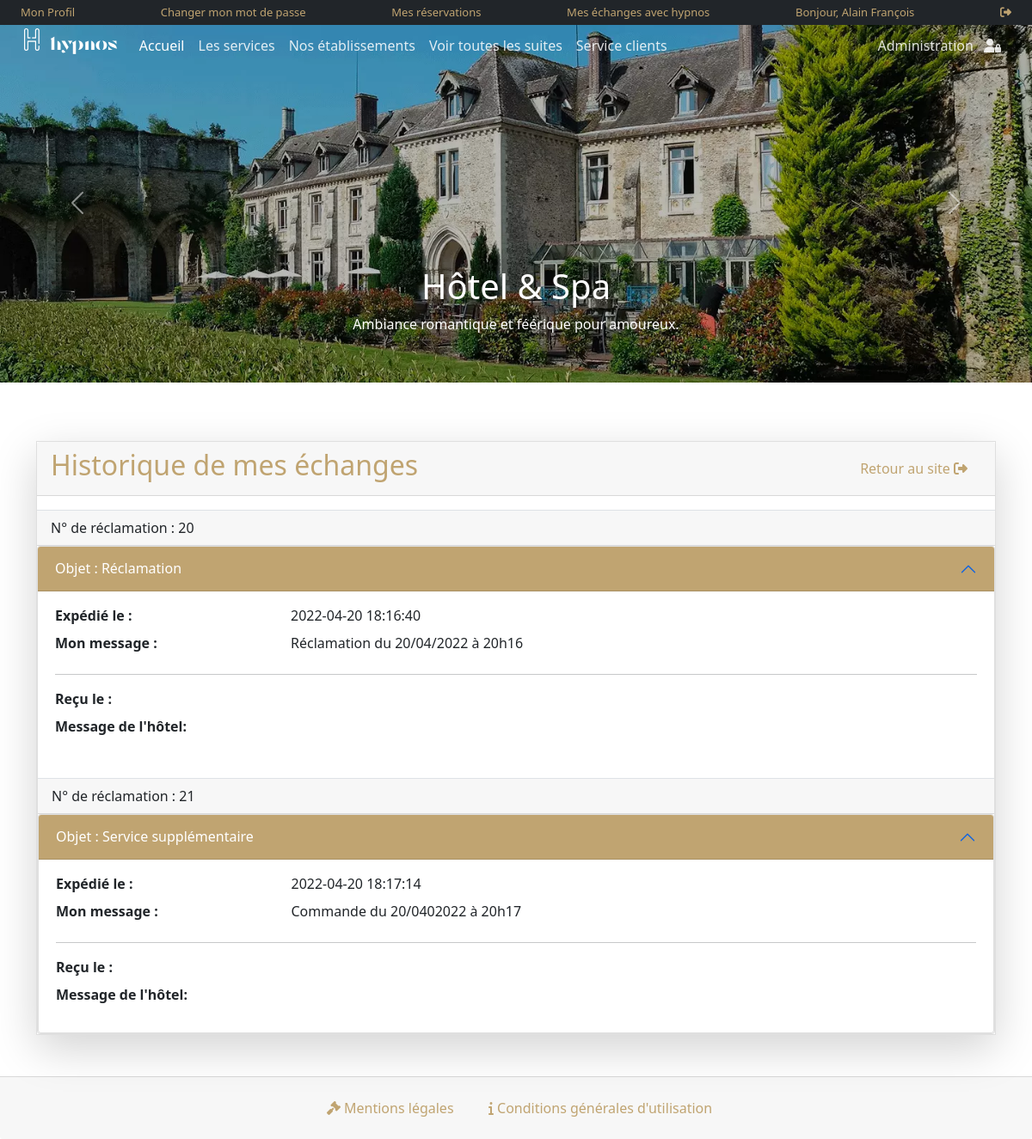
/tickets.php (signed in), run on the app's committed database.
### tables this page shows
CREATE TABLE `msg_users` (
  `id` int(11) NOT NULL,
  `useremail` varchar(100) DEFAULT NULL,
  `request` varchar(100) DEFAULT NULL,
  `message` mediumtext DEFAULT NULL,
  `postingdate` timestamp NULL DEFAULT current_timestamp(),
  `responseresort` mediumtext DEFAULT NULL,
  `responsedate` timestamp NULL DEFAULT NULL ON UPDATE current_timestamp()
);

### tickets.php (the view, shortened to what this page needs)
<?php
include('includes/config.php');
if(strlen($_SESSION['login'])==0)
	{
header('location:index.php');
}
else{
?>
<!DOCTYPE HTML>
	<html>
		<head>
			<link href="https://cdn.jsdelivr.net/npm/bootstrap@5.1.3/dist/css/bootstrap.min.css" rel="stylesheet">
			<link href="css/hypnos.css" rel="stylesheet" type="text/css" />
			<link href="css/mobile.css" rel="stylesheet" type="text/css" />
			<link href="css/scrollToTop.css" rel="stylesheet" type="text/css" />
		</head>
	<body>
			<?php include('includes/header.php');?>
		<main class="main mb-5">
        <div class="container pt-5">
          <div class="card shadow-lg rounded-0 mt-5">
            <div class="card-header d-flex justify-content-between align-items-center">
              <h2>Historique de mes échanges</h2>
                <a href="index.php" class="link d-none d-xl-block d-lg-block d-sm-block">
                  Retour au site <i class="fa-solid fa-right-from-bracket me-3"></i>
                </a>
            </div>
            <?php
              $uemail=$_SESSION['login'];;
              $sql = "SELECT * FROM msg_users where useremail=:uemail";
              $query = $dbh->prepare($sql);
              $query -> bindParam(':uemail', $uemail, PDO::PARAM_STR);
              $query->execute();
              $results=$query->fetchAll(PDO::FETCH_OBJ);
            if($query->rowCount() > 0)
            {
            foreach($results as $result)
            {
              ?>
            <div class="card-header border-top mt-3">
                N° de réclamation : <?php echo htmlentities($result->id);?>
              </div>
                <form name="chngpwd" method="post" onSubmit="return valid();">
                  <div class="accordion" id="accordion">
                    <div class="accordion-item">
                      <h2 class="accordion-header" id="heading">
                        <button class="accordion-button <?php if($ctn>1) echo "collapsed"; ?>" type="button" data-bs-toggle="collapse" data-bs-target="#collapse<?php echo $ctn; ?>" aria-expanded="<?php echo ($ctn==1)? 'true': 'false'; ?>" aria-controls="collapse<?php echo $ctn; ?>">
                          Objet : <?php echo htmlentities($result->request);?>
                        </button>
                      </h2>
                      <div id="collapse<?php echo $ctn; ?>" class="accordion-collapse collapse <?php  echo 'show'; ?>" aria-labelledby="heading<?php echo $ctn; ?>" data-bs-parent="#accordion">
                        <div class="accordion-body">
                          <dl class="row">
                            <dt class="col-sm-3">Expédié le :</dt>
                            <dd class="col-sm-9"><?php echo htmlentities($result->postingdate);?></dd>
                            <dt class="col-sm-3">Mon message :</dt>
                            <dd class="col-sm-9"><?php echo htmlentities($result->message);?></dd>
                          </dl>
                          <hr>
                          <dl>
                            <dt class="col-sm-3">Reçu le :</dt>
                            <dt class="col-sm-3">Message de l'hôtel:</dt>
                          </dl>
                        </div>
                      </div>
                      <?php
                        $ctn++;
                    }
                    ?>
                    </div>
                  </div>
                </form>
            <?php }?>
            </div>
        </div>
      </div>
    </main>
    <div class="">
      <?php include('includes/footer.php');?>
    </div>
	</body>
</html>
<?php } ?>

### css/hypnos.css (style rules this page uses)
body { height: 100vh; z-index: 0; }
html { scrollbar-width: none }
.main { top: 100px; }
h2 { color: rgb(192, 164, 113); font-weight: 500 }
.link { color: rgb(192, 164, 113); text-decoration: none; list-style: none; padding-left: 0.5rem; }
.accordion-button { position: relative; display: flex; align-items: center; width: 100%; padding: 1rem 1.25rem; font-size: 1rem; color: #FFFFFF !important; text-align: left; background-color: rgb(192, 164, 113) !important; border: 0; border-radius: 0; overflow-anchor: none; transition: color 0.15s ease-in-out, background-color 0.15s ease-in-out, border-color 0.15s ease-in-out, box-shadow 0.15s ease-in-out, border-radius 0.15s ease; }

### data on the page
msg_users: id "20", request "Réclamation", postingdate "2022-04-20 18:16:40", message "Réclamation du 20/04/2022 à 20h16"
msg_users: id "21", request "Service supplémentaire", postingdate "2022-04-20 18:17:14", message "Commande du 20/0402022 à 20h17"

### other printed values
$_SESSION['prenom'] "Alain François"
